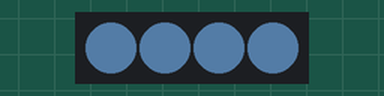
This sketch was run on a simulated Arduino Uno, built with avr-gcc and run on an emulated ATmega328P. Parts: 4 RGB LEDs in strip order, left to right. Dim RGB values are drawn brighter than linear; random numbers use the default seed unless the sketch sets one.

Above: at 0.1 s.
At 13.49 s:
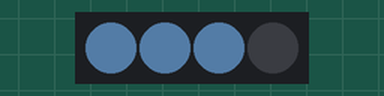
At 33.97 s:
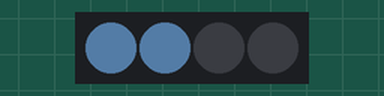
Timing chart, 0 to 40.0 s (numbered marks = the images above):
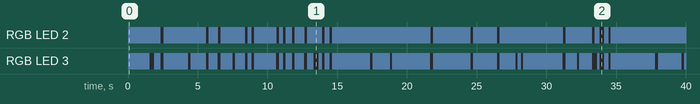

The sketch:

IndicatorsTest.ino
```cpp
// (licence header left out)
#include "MeOrion.h"

MeRGBLed led(PORT_3);

int lastNum = 0;

void setup()
{

}

void loop()
{
  uint8_t count = random(1, 15);
  /* generates random numbers */
  indicators(count, 20, 30, 40);
  delay(150);
}

void indicators(uint8_t count, uint8_t r, uint8_t g, uint8_t b)
{
  uint8_t inSpeed = 10;
  if(lastNum <= count)
  {
    for(int16_t x = lastNum; x <= count; ++x)
    {
      led.setColorAt(x, r, g, b);
      led.show();
      delay(inSpeed);
    }
  }
  else
  {
    for(int16_t x = lastNum; x > count; --x)
    {
      led.setColorAt(x, 0, 0, 0);
      led.show();
      delay(inSpeed);
    }
  }
  lastNum = count;
}
```

Measured:
- by itself, RGB LED 2: off → RGB(20, 30, 40) at 0.03 s, → off 2.3 s later, → RGB(20, 30, 40) 0.18 s later, → off 3.1 s later, … (37 changes in this stretch)
- by itself, RGB LED 3: off → RGB(20, 30, 40) at 0.03 s, → off 1.5 s later, → RGB(20, 30, 40) 0.33 s later, → off 0.46 s later, … (59 changes in this stretch)
